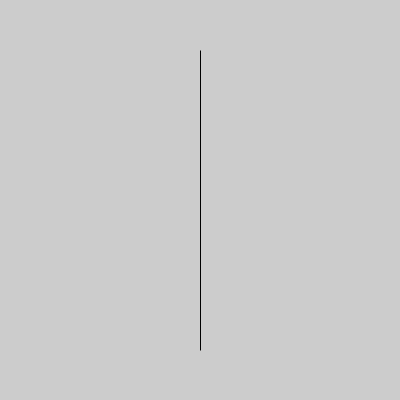
Frame 1 (no input)
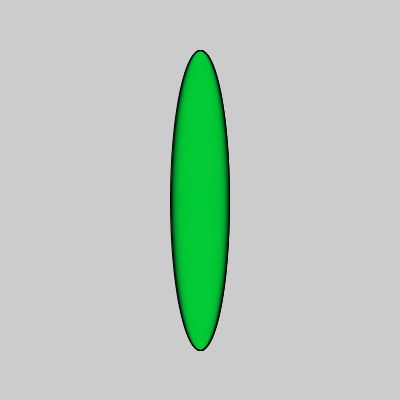
Frame 60 (the mouse pressed at the canvas centre just before this capture)
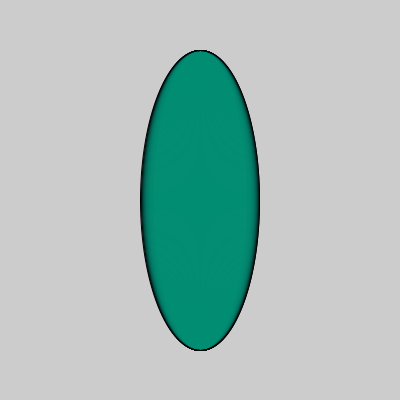
Frame 120 (the mouse held since frame 60 and released just before this capture)

The Processing sketch that drew these frames (run headless with seeded random() and noise(); from frame 60 on, the mouse is pressed at the canvas centre):

// Processing sketch: processing_35403
// ── processing_35403.pde

int r = 0;
int g = 255;
int b = 0;
int w = 0;

void setup() {
  size(400, 400);
  }
  
void draw() {
  fill(r, g, b, 40);
  ellipse(width/2, width/2, w, 300);
  g--;
  b++;
  w++;
  }             
